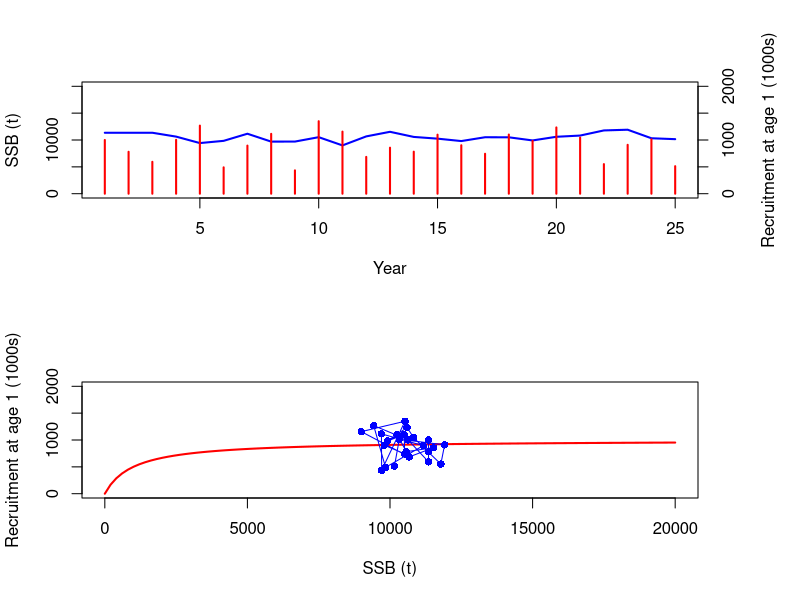

The R source for this figure:
################################################################################
## Functions

AgeModel <- function(Ninit, M, Fmort, mat, w, Amax, Tmax, alpha, beta, v)
{
  N <- matrix(nrow=Amax, ncol=Tmax)
  SSB <- numeric(Tmax)

  ## Year 1
  N[1,1] <- Ninit
  for (a in 1:(Amax - 1)) {
    N[a + 1, 1] <- N[a, 1] * exp(-M[a] - Fmort[a])
  }
  SSB[1] <- sum(N[,1] * mat * w)

  ## Later years
  for(t in 1:(Tmax-1))
  {
    N[1,t+1] <- (alpha*SSB[t]) / (beta+SSB[t]) + v*runif(1,-0.5,0.5)
    for (a in 1:(Amax - 1)) {
      N[a + 1, t + 1] <- N[a, t] * exp(-M[a] - Fmort[a])
    }
    SSB[t+1] <- sum(N[,t+1] * mat * w)
  }

  list(alpha=alpha, beta=beta, N=N, SSB=SSB, Rec=N[1,])
}

RecPlot <- function(SR, Slim=NULL, Rlim=NULL)
{
  ## SR contains elements SSB, Rec, alpha, beta

  if(is.null(Slim))
    Slim <- c(0, 1.1*max(SR$SSB))
  if(is.null(Rlim))
    Rlim <- c(0, 1.1*max(SR$Rec))

  SSB.curve <- seq(Slim[1], Slim[2], length=100)
  Rec.curve <- (alpha*SSB.curve) / (beta+SSB.curve)

  opar <- par(mfrow=c(2,1), oma=c(0,0,0,3))
  plot(
    SR$SSB,
    ylim = Slim, type = "l", lwd = 2, col = "blue",
    xlab = "Year", ylab = "SSB (t)"
  )
  par(new=TRUE)
  plot(
    SR$Rec,
    ylim = Rlim, type = "h", lwd = 2, col = "red",
    ann = FALSE, axes = FALSE
  )
  axis(4)
  mtext("Recruitment at age 1 (1000s)", side=4, line=3)

  plot(
    SSB.curve, Rec.curve,
    xlim = Slim, ylim = Rlim, type = "l",
    xlab = "SSB (t)", ylab = "Recruitment at age 1 (1000s)", lwd = 2, col = "red"
  )
  points(SR$SSB, SR$Rec, type="o", pch=16, col="blue")
  par(opar)
}

################################################################################
## Simulation

Amax <- 15
Tmax <- 25
Ninit <- 1000
M <- rep(0.2, Amax)
Fmort <- c(0, 0, rep(0.3,Amax-2))
mat <- c(0, 0, rep(1,Amax-2))
w <- 10 * (1-exp(-0.5*((1:Amax)+0.1)))^3
alpha <- 1000
beta <- 1000

pop <- AgeModel(Ninit, M, Fmort, mat, w, Amax, Tmax, alpha, beta, v=1000)
round(pop$N)

RecPlot(
  AgeModel(Ninit, M, Fmort, mat, w, Amax, Tmax, alpha, beta, v = 1000),
  Slim = c(0, 20000), Rlim = c(0, 2000)
)
